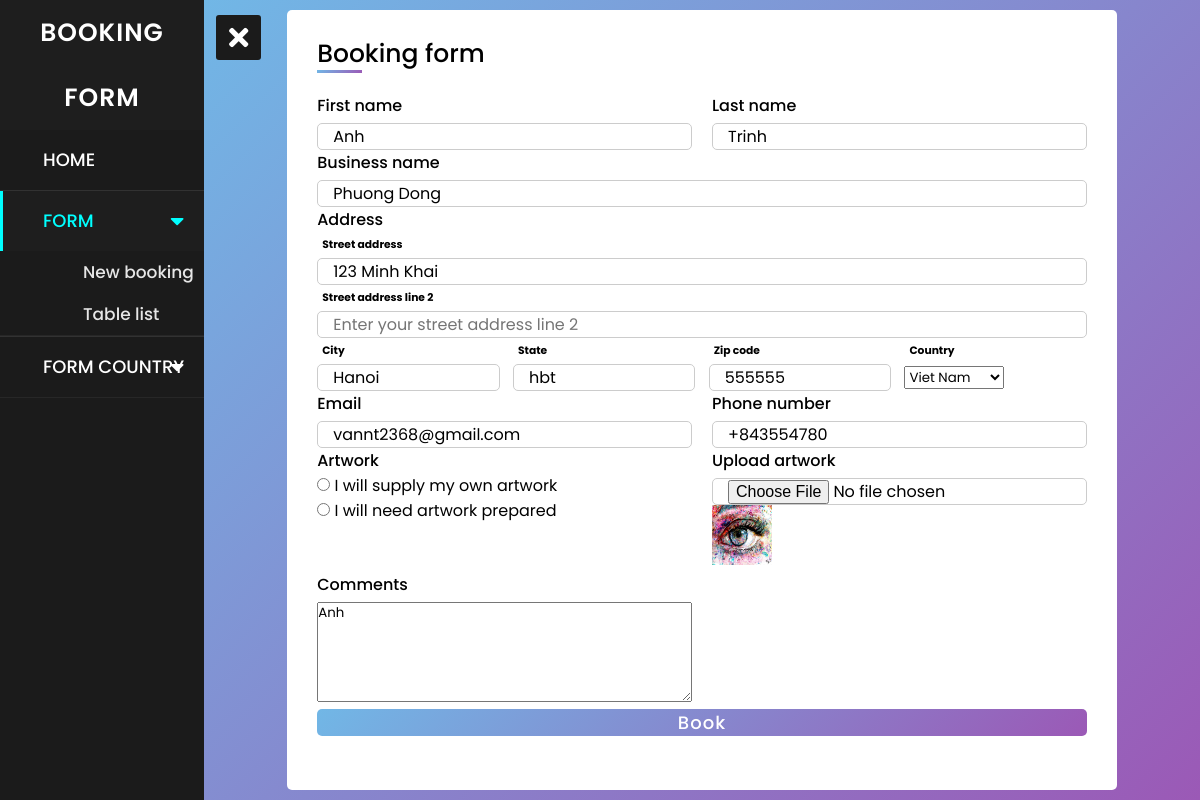
/edit_book.php?edit=3, run on the app's committed database.
### tables this page shows
CREATE TABLE `booking` (
  `id_book` int(11) NOT NULL,
  `firstname` varchar(30) NOT NULL,
  `lastname` varchar(10) NOT NULL,
  `business` varchar(100) NOT NULL,
  `add1` varchar(100) NOT NULL,
  `add2` varchar(100) NOT NULL,
  `city` varchar(30) NOT NULL,
  `state` varchar(30) NOT NULL,
  `zipcode` varchar(20) NOT NULL,
  `country` varchar(30) NOT NULL,
  `email` varchar(100) NOT NULL,
  `phone` varchar(10) NOT NULL,
  `artwork` varchar(30) NOT NULL,
  `img` varchar(100) NOT NULL,
  `cmt` varchar(200) NOT NULL
);

### control.php (called while the page is built, shortened)
<?php
include('conn.php');
class data
{
    public function select1ob_booking($id)
    {
        global $conn;
        $sql="select * from booking where id_book='$id'";
        $run=mysqli_query($conn,$sql);
        return $run;
    }
    public function select_country()
    {
        global $conn;
        $sql="select * from country";
        $run=mysqli_query($conn,$sql);
        return $run;
    }
}
?>

### edit_book.php (the view, shortened to what this page needs)
<?php
    require 'control.php';
    $get_data=new data();
?>
<!DOCTYPE html>
<html lang="en">
<head>
    <link rel="stylesheet" href="style.css">
    <link rel="stylesheet" href="https://cdnjs.cloudflare.com/ajax/libs/font-awesome/5.15.3/css/all.min.css"/>
</head>
<body>
    <div class="btn">
        <span class="fas fa-bars"></span>
    </div>
    <nav class="sidebar">
        <div class="text">BOOKING FORM</div>
            <ul>
                <li><a href="index.php">HOME</a></li>
                <li class="active">
                    <a href="#" class="form-btn">FORM
                        <span class="fas fa-caret-down rotation1"></span>
                    </a>
                    <ul class="form-show">
                        <li><a href="booking.php" class="booking">New booking</a></li>
                        <li><a href="list.php">Table list</a></li>
                    </ul>
                </li>
                <li>
                    <a href="#" class="country-btn">FORM COUNTRY
                        <span class="fas fa-caret-down rotation2"></span>
                    </a>
                </li>
            </ul>
    </nav>
    <section>
    <div id="cover">
        <div class="container">
            <div class="title" style="margin-bottom: 20px;">Booking form</div>
            <form action="" method="post" enctype="multipart/form-data">
            <?php
            $select=$get_data->select1ob_booking($_GET['edit']);
            foreach($select as $se)
            {
            ?>
                <div class="user-details">
                    <div class="input-box">
                        <span class="details">First name</span>
                        <input type="text" placeholder="Enter your first name" name="firstname" value="<?php echo $se['firstname']; ?>">
                    </div>
                    <div class="input-box">
                        <span class="details">Last name</span>
                        <input type="text" placeholder="Enter your last name" name="lastname" value="<?php echo $se['lastname']; ?>">
                    </div>
                </div>
                <div class="user-details1">
                    <div class="input-box">
                        <span class="details">Business name</span>
                        <input type="text" placeholder="Enter your business name" name="business" value="<?php echo $se['business']; ?>">
                    </div>
                <div class="input-box">
                        <span class="details">Address</span>
                        <h6>Street address</h6>
                        <input type="text" placeholder="Enter your street address" name="address1" value="<?php echo $se['add1']; ?>">
                        <h6>Street address line 2</h6>
                        <input type="text" placeholder="Enter your street address line 2" name="address2" value="<?php echo $se['add2']; ?>">
                    <div class="flex">
                        <div class="wrap">
                        <h6>City</h6>
                        <input type="text" placeholder="Enter your city" name="city" value="<?php echo $se['city']; ?>">
                        </div>
                        <div class="wrap">
                        <h6>State</h6>
                        <input type="text" placeholder="Enter your state" name="state" value="<?php echo $se['state']; ?>">
                        </div>
                        <div class="wrap">
                            <h6>Zip code</h6>
                            <input type="text" placeholder="Enter your zip code" name="zip" value="<?php echo $se['zipcode']; ?>">
                        </div>
                        <div class="wrap">
                            <h6>Country</h6>
                            <select name="country" id="">
                            <?php
							$select = $get_data -> select_country();
                            foreach($select as $se_user)
                            {
							?>
                                <option value="<?php echo $se_user['namecountry']; ?>"><?php echo $se_user['namecountry']; ?></option>
                            <?php
                            }
                            ?>
                            </select>
                        </div>
                        </div>
                    </div>
                </div>
                <div class="user-details">
                    <div class="input-box">
                        <span class="details">Email</span>
                        <input type="text" placeholder="Enter your email" name="email" value="<?php echo $se['email']; ?>">
                    </div>
                    <div class="input-box">
                        <span class="details">Phone number</span>
                        <input type="text" placeholder="Enter your phone number" name="phone" value="<?php echo $se['phone']; ?>">
                    </div>
                    <div>
                        <span style=" font-weight: 500;">Artwork</span> <br>
                        <input type="radio" name="artwork" id="" value="i will supply my own artwork"> I will supply my own artwork <br>
                        <input type="radio" name="artwork" id="" value="i will need artwork prepared"> I will need artwork prepared
                    </div>
                    <div class="input-box">
                        <span class="details">Upload artwork</span>
                        <input type="file" name="img" id="">
                        <img src="./image/<?php echo $se['img']; ?>" alt="img" width="60px" height="60px">
                    </div>
                    <div class="input-box">
                        <span class="details">Comments</span>
                        <textarea name="cmt"><?php echo $se['firstname']; ?></textarea>
                    </div>
                </div>
                <?php
                }
                ?>
                <div class="button">
                    <input type="submit" name="submit" value="Book">
                </div>
            </form>
        </div>
    </div>
    </section>
</body>
</html>

### style.css (style rules this page uses)
* { margin: 0; padding: 0; user-select: none; box-sizing: border-box; font-family: 'Poppins', sans-serif; }
.btn { position: absolute; top: 15px; left: 45px; height: 45px; width: 45px; text-align: center; border-radius: 3px; cursor: pointer; transition: left 0.4s ease; background: #1b1b1b; }
.btn.click { left:18%; }
.btn span { color: white; font-size: 28px; line-height: 45px; }
.btn.click span:before { content: '\f00d'; }
.sidebar { position: fixed; width: 17%; height: 100%; left: -250px; background-color: #1b1b1b; transition: left 0.4s ease; }
.sidebar.show { left: 0px; }
.sidebar .text { color: white; font-size: 25px; font-weight: 600; line-height: 65px; text-align: center; background-color: #1e1e1e; letter-spacing: 1px; }
nav ul { background-color: #1b1b1b; height: 100%; width: 100%; list-style: none; }
nav ul li { line-height: 60px; border-bottom: 1px solid rgba(255, 255, 255, 0.1); }
nav ul li:last-child { border-bottom: 1px solid rgba(255, 255, 255, 0.05); }
nav ul li a { position: relative; color: white; text-decoration: none; font-size: 18px; padding-left: 40px; font-weight: 500; display: block; width: 100%; border-left: 3px solid transparent; }
nav ul li.active a { color: cyan; background: #1e1e1e; border-left-color: cyan; }
nav ul ul { position: static; display: none; }
nav ul .form-show.show { display: block; }
nav ul ul li { line-height: 42px; border-bottom: none; }
nav ul ul li a { font-size: 17px; color: #e6e6e6; padding-left: 80px; }
nav ul li.active ul li a { color: #e6e6e6; background: #1b1b1b; border-left-color: transparent; }
nav ul li a span { position: absolute; top: 50%; right: 20px; transform: translateY(-50%); font-size: 22px; transition: transform 0.4s; }
section.fit { margin-left: 17%; }
section { background: url(./image/cute-deer-hd-images-for-desktop-background-3.jpg) no-repeat; background-position: center; background-size: cover; height: 100vh; transition: all .4s; }
#cover { height: 100%; display: flex; justify-content: center; align-items: center; padding: 10px; background: linear-gradient(135deg, #71b7e6, #9b59b6); }
.container { max-width: 85%; width: 100%; height: 100%; background: #fff; padding: 25px 30px; border-radius: 5px; }
.container .title { font-size: 25px; font-weight: 500; position: relative; }
.container .title::before { content: ''; position: absolute; left: 0; bottom: 0; height: 3px; width: 45px; background: linear-gradient(135deg, #71b7e6, #9b59b6); }
.container form .user-details { display: flex; flex-wrap: wrap; justify-content: space-between; }
form .user-details .input-box { width: calc(100% / 2 - 10px); }
.user-details .input-box .details { display: block; font-weight: 500; margin-bottom: 5px; }
.user-details .input-box input { height: auto; width: 100%; outline: none; border-radius: 5px; border: 1px solid #ccc; padding-left: 15px; font-size: 16px; }
form .user-details1 .input-box { width: 100%; }
.user-details1 .input-box .flex { display: flex; flex-wrap: wrap; justify-content: space-between; }
.user-details1 .input-box .flex .wrap { width: calc(100% / 4 - 10px); }
.user-details1 .input-box .details { display: block; font-weight: 500; margin-bottom: 5px; }
.user-details1 .input-box input { height: auto; width: 100%; outline: none; border-radius: 5px; border: 1px solid #ccc; padding-left: 15px; font-size: 16px; }
.user-details1 .input-box h6 { margin: 5px; }
form .button input { height: 100%; width: 100%; outline: none; color: #fff; border: none; font-size: 18px; font-weight: 500; border-radius: 5px; letter-spacing: 1px; background: linear-gradient(135deg, #71b7e6, #9b59b6); }
.input-box textarea { height: 100px; width: 100%; }

### data on the page
booking: firstname "Anh", lastname "Trinh", business "Phuong Dong", address1 "123 Minh Khai", city "Hanoi", state "hbt", zip "555555", email "vannt2368@gmail.com", phone "+843554780", img (picture), cmt "Anh"

### other printed values
form field country "Viet Nam"
